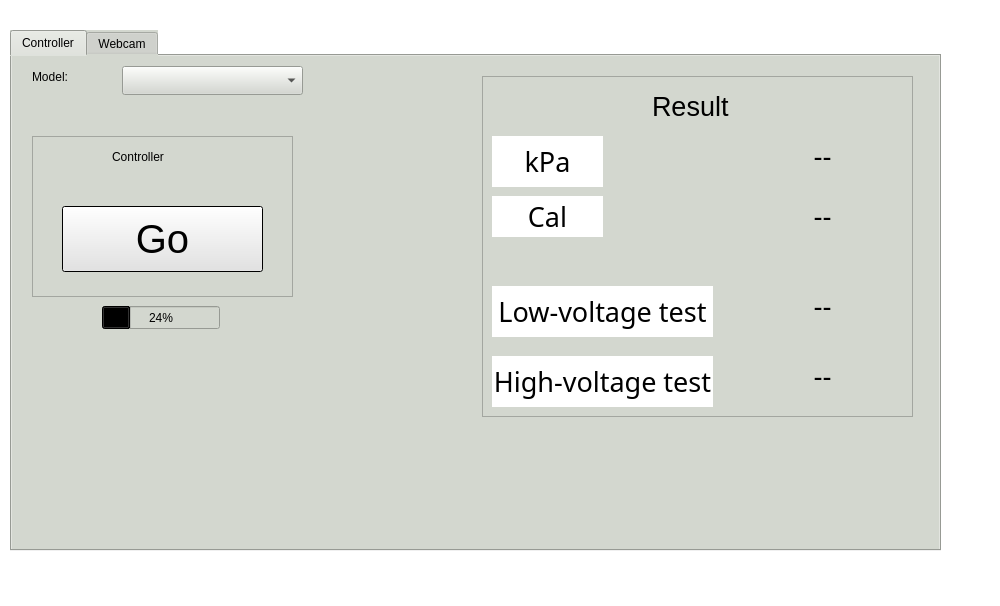
<?xml version="1.0" encoding="UTF-8"?>
<ui version="4.0">
 <class>MainWindow</class>
 <widget class="QMainWindow" name="MainWindow">
  <property name="geometry">
   <rect>
    <x>0</x>
    <y>0</y>
    <width>1000</width>
    <height>606</height>
   </rect>
  </property>
  <property name="sizePolicy">
   <sizepolicy hsizetype="Fixed" vsizetype="Fixed">
    <horstretch>0</horstretch>
    <verstretch>0</verstretch>
   </sizepolicy>
  </property>
  <property name="cursor">
   <cursorShape>BlankCursor</cursorShape>
  </property>
  <property name="mouseTracking">
   <bool>false</bool>
  </property>
  <property name="windowTitle">
   <string>Automated Calibration System GUI</string>
  </property>
  <property name="windowIcon">
   <iconset>
    <normaloff>../../../../../../../Documents/PlatformIO/Projects/kelco_test_001/beta.jpg</normaloff>../../../../../../../Documents/PlatformIO/Projects/kelco_test_001/beta.jpg</iconset>
  </property>
  <property name="windowOpacity">
   <double>1.000000000000000</double>
  </property>
  <property name="autoFillBackground">
   <bool>false</bool>
  </property>
  <property name="styleSheet">
   <string notr="true">background-color: rgb(255, 255, 255);</string>
  </property>
  <property name="iconSize">
   <size>
    <width>40</width>
    <height>40</height>
   </size>
  </property>
  <property name="tabShape">
   <enum>QTabWidget::Rounded</enum>
  </property>
  <widget class="QWidget" name="centralwidget">
   <property name="cursor">
    <cursorShape>BlankCursor</cursorShape>
   </property>
   <property name="styleSheet">
    <string notr="true">selection-background-color: qlineargradient(spread:pad, x1:0, y1:0, x2:1, y2:0, stop:0 rgba(85, 87, 83, 255), stop:1 rgba(255, 255, 255, 255));</string>
   </property>
   <widget class="QTabWidget" name="tabWidget">
    <property name="enabled">
     <bool>true</bool>
    </property>
    <property name="geometry">
     <rect>
      <x>10</x>
      <y>30</y>
      <width>931</width>
      <height>521</height>
     </rect>
    </property>
    <property name="sizePolicy">
     <sizepolicy hsizetype="Expanding" vsizetype="Expanding">
      <horstretch>0</horstretch>
      <verstretch>0</verstretch>
     </sizepolicy>
    </property>
    <property name="font">
     <font>
      <family>Ubuntu</family>
      <italic>false</italic>
     </font>
    </property>
    <property name="cursor">
     <cursorShape>PointingHandCursor</cursorShape>
    </property>
    <property name="autoFillBackground">
     <bool>false</bool>
    </property>
    <property name="styleSheet">
     <string notr="true">background-color: rgb(211, 215, 207);</string>
    </property>
    <property name="currentIndex">
     <number>0</number>
    </property>
    <widget class="QWidget" name="tab_3">
     <attribute name="title">
      <string>Controller</string>
     </attribute>
     <widget class="QLabel" name="Model">
      <property name="geometry">
       <rect>
        <x>20</x>
        <y>10</y>
        <width>81</width>
        <height>21</height>
       </rect>
      </property>
      <property name="text">
       <string>Model:</string>
      </property>
     </widget>
     <widget class="QComboBox" name="modelList">
      <property name="geometry">
       <rect>
        <x>110</x>
        <y>10</y>
        <width>181</width>
        <height>29</height>
       </rect>
      </property>
      <property name="currentText">
       <string/>
      </property>
      <property name="currentIndex">
       <number>-1</number>
      </property>
     </widget>
     <widget class="QLabel" name="calLabel">
      <property name="geometry">
       <rect>
        <x>480</x>
        <y>140</y>
        <width>111</width>
        <height>41</height>
       </rect>
      </property>
      <property name="font">
       <font>
        <family>Ubuntu Condensed</family>
        <pointsize>20</pointsize>
        <weight>50</weight>
        <bold>false</bold>
       </font>
      </property>
      <property name="styleSheet">
       <string notr="true">background-color: rgb(255, 255, 255);</string>
      </property>
      <property name="frameShape">
       <enum>QFrame::NoFrame</enum>
      </property>
      <property name="frameShadow">
       <enum>QFrame::Plain</enum>
      </property>
      <property name="lineWidth">
       <number>2</number>
      </property>
      <property name="text">
       <string>Cal</string>
      </property>
      <property name="alignment">
       <set>Qt::AlignCenter</set>
      </property>
     </widget>
     <widget class="QLabel" name="kpaLabel">
      <property name="geometry">
       <rect>
        <x>480</x>
        <y>80</y>
        <width>111</width>
        <height>51</height>
       </rect>
      </property>
      <property name="font">
       <font>
        <family>Ubuntu Condensed</family>
        <pointsize>20</pointsize>
        <weight>50</weight>
        <bold>false</bold>
       </font>
      </property>
      <property name="styleSheet">
       <string notr="true">background-color: rgb(255, 255, 255);</string>
      </property>
      <property name="frameShape">
       <enum>QFrame::NoFrame</enum>
      </property>
      <property name="frameShadow">
       <enum>QFrame::Plain</enum>
      </property>
      <property name="lineWidth">
       <number>2</number>
      </property>
      <property name="text">
       <string>kPa</string>
      </property>
      <property name="scaledContents">
       <bool>false</bool>
      </property>
      <property name="alignment">
       <set>Qt::AlignCenter</set>
      </property>
     </widget>
     <widget class="QPushButton" name="startButton">
      <property name="geometry">
       <rect>
        <x>50</x>
        <y>150</y>
        <width>201</width>
        <height>66</height>
       </rect>
      </property>
      <property name="font">
       <font>
        <pointsize>30</pointsize>
       </font>
      </property>
      <property name="cursor">
       <cursorShape>PointingHandCursor</cursorShape>
      </property>
      <property name="layoutDirection">
       <enum>Qt::LeftToRight</enum>
      </property>
      <property name="autoFillBackground">
       <bool>false</bool>
      </property>
      <property name="styleSheet">
       <string notr="true">background-color: rgb(255, 255, 255);</string>
      </property>
      <property name="text">
       <string>Go</string>
      </property>
      <property name="default">
       <bool>true</bool>
      </property>
      <property name="flat">
       <bool>false</bool>
      </property>
     </widget>
     <widget class="QTextBrowser" name="resultFrame">
      <property name="geometry">
       <rect>
        <x>470</x>
        <y>20</y>
        <width>431</width>
        <height>341</height>
       </rect>
      </property>
     </widget>
     <widget class="QLabel" name="Result">
      <property name="geometry">
       <rect>
        <x>640</x>
        <y>30</y>
        <width>101</width>
        <height>41</height>
       </rect>
      </property>
      <property name="font">
       <font>
        <pointsize>20</pointsize>
       </font>
      </property>
      <property name="text">
       <string>Result</string>
      </property>
     </widget>
     <widget class="QLabel" name="lowVoltageTestlabel">
      <property name="geometry">
       <rect>
        <x>480</x>
        <y>230</y>
        <width>221</width>
        <height>51</height>
       </rect>
      </property>
      <property name="font">
       <font>
        <family>Ubuntu Condensed</family>
        <pointsize>20</pointsize>
        <weight>50</weight>
        <bold>false</bold>
       </font>
      </property>
      <property name="styleSheet">
       <string notr="true">background-color: rgb(255, 255, 255);</string>
      </property>
      <property name="frameShape">
       <enum>QFrame::NoFrame</enum>
      </property>
      <property name="frameShadow">
       <enum>QFrame::Plain</enum>
      </property>
      <property name="lineWidth">
       <number>2</number>
      </property>
      <property name="text">
       <string>Low-voltage test</string>
      </property>
      <property name="scaledContents">
       <bool>false</bool>
      </property>
      <property name="alignment">
       <set>Qt::AlignCenter</set>
      </property>
     </widget>
     <widget class="QLabel" name="HighVoltageTestlabel">
      <property name="geometry">
       <rect>
        <x>480</x>
        <y>300</y>
        <width>221</width>
        <height>51</height>
       </rect>
      </property>
      <property name="font">
       <font>
        <family>Ubuntu Condensed</family>
        <pointsize>20</pointsize>
        <weight>50</weight>
        <bold>false</bold>
       </font>
      </property>
      <property name="styleSheet">
       <string notr="true">background-color: rgb(255, 255, 255);</string>
      </property>
      <property name="frameShape">
       <enum>QFrame::NoFrame</enum>
      </property>
      <property name="frameShadow">
       <enum>QFrame::Plain</enum>
      </property>
      <property name="lineWidth">
       <number>2</number>
      </property>
      <property name="text">
       <string>High-voltage test</string>
      </property>
      <property name="scaledContents">
       <bool>false</bool>
      </property>
      <property name="alignment">
       <set>Qt::AlignCenter</set>
      </property>
     </widget>
     <widget class="QTextBrowser" name="controllerFrame">
      <property name="geometry">
       <rect>
        <x>20</x>
        <y>80</y>
        <width>261</width>
        <height>161</height>
       </rect>
      </property>
     </widget>
     <widget class="QLabel" name="Controller">
      <property name="geometry">
       <rect>
        <x>100</x>
        <y>90</y>
        <width>101</width>
        <height>21</height>
       </rect>
      </property>
      <property name="text">
       <string>Controller</string>
      </property>
     </widget>
     <widget class="QLabel" name="kpaNumber">
      <property name="geometry">
       <rect>
        <x>740</x>
        <y>80</y>
        <width>141</width>
        <height>41</height>
       </rect>
      </property>
      <property name="font">
       <font>
        <pointsize>20</pointsize>
       </font>
      </property>
      <property name="text">
       <string>--</string>
      </property>
      <property name="alignment">
       <set>Qt::AlignCenter</set>
      </property>
     </widget>
     <widget class="QLabel" name="calNumber">
      <property name="geometry">
       <rect>
        <x>740</x>
        <y>140</y>
        <width>141</width>
        <height>41</height>
       </rect>
      </property>
      <property name="font">
       <font>
        <pointsize>20</pointsize>
       </font>
      </property>
      <property name="text">
       <string>--</string>
      </property>
      <property name="alignment">
       <set>Qt::AlignCenter</set>
      </property>
     </widget>
     <widget class="QLabel" name="lowVoltageTestResult">
      <property name="geometry">
       <rect>
        <x>740</x>
        <y>230</y>
        <width>141</width>
        <height>41</height>
       </rect>
      </property>
      <property name="font">
       <font>
        <pointsize>20</pointsize>
       </font>
      </property>
      <property name="text">
       <string>--</string>
      </property>
      <property name="alignment">
       <set>Qt::AlignCenter</set>
      </property>
     </widget>
     <widget class="QLabel" name="highVoltageTestResult">
      <property name="geometry">
       <rect>
        <x>740</x>
        <y>300</y>
        <width>141</width>
        <height>41</height>
       </rect>
      </property>
      <property name="font">
       <font>
        <pointsize>20</pointsize>
       </font>
      </property>
      <property name="text">
       <string>--</string>
      </property>
      <property name="alignment">
       <set>Qt::AlignCenter</set>
      </property>
     </widget>
     <widget class="QProgressBar" name="progressBar">
      <property name="geometry">
       <rect>
        <x>90</x>
        <y>250</y>
        <width>118</width>
        <height>23</height>
       </rect>
      </property>
      <property name="value">
       <number>24</number>
      </property>
     </widget>
     <zorder>controllerFrame</zorder>
     <zorder>resultFrame</zorder>
     <zorder>Model</zorder>
     <zorder>modelList</zorder>
     <zorder>calLabel</zorder>
     <zorder>kpaLabel</zorder>
     <zorder>startButton</zorder>
     <zorder>Result</zorder>
     <zorder>lowVoltageTestlabel</zorder>
     <zorder>HighVoltageTestlabel</zorder>
     <zorder>Controller</zorder>
     <zorder>kpaNumber</zorder>
     <zorder>calNumber</zorder>
     <zorder>lowVoltageTestResult</zorder>
     <zorder>highVoltageTestResult</zorder>
     <zorder>progressBar</zorder>
    </widget>
    <widget class="QWidget" name="tab_4">
     <attribute name="title">
      <string>Webcam</string>
     </attribute>
     <layout class="QGridLayout" name="gridLayout_4">
      <item row="0" column="0">
       <widget class="QScrollArea" name="scrollArea_2">
        <property name="widgetResizable">
         <bool>true</bool>
        </property>
        <widget class="QWidget" name="scrollAreaWidgetContents_2">
         <property name="geometry">
          <rect>
           <x>0</x>
           <y>0</y>
           <width>903</width>
           <height>459</height>
          </rect>
         </property>
         <layout class="QGridLayout" name="gridLayout_5">
          <item row="0" column="0" colspan="2">
           <widget class="QLabel" name="webcamFrame">
            <property name="text">
             <string/>
            </property>
           </widget>
          </item>
          <item row="3" column="1">
           <widget class="QPushButton" name="closeButton">
            <property name="styleSheet">
             <string notr="true">background-color: rgb(239, 41, 41);</string>
            </property>
            <property name="text">
             <string>Close</string>
            </property>
            <property name="default">
             <bool>true</bool>
            </property>
           </widget>
          </item>
          <item row="3" column="0">
           <widget class="QPushButton" name="viewButton">
            <property name="styleSheet">
             <string notr="true">background-color: rgb(173, 127, 168);</string>
            </property>
            <property name="text">
             <string>View</string>
            </property>
            <property name="default">
             <bool>true</bool>
            </property>
           </widget>
          </item>
          <item row="3" column="2">
           <widget class="QPushButton" name="Snap">
            <property name="text">
             <string>Snap</string>
            </property>
           </widget>
          </item>
         </layout>
        </widget>
       </widget>
      </item>
     </layout>
    </widget>
   </widget>
  </widget>
  <widget class="QMenuBar" name="menubar">
   <property name="geometry">
    <rect>
     <x>0</x>
     <y>0</y>
     <width>1000</width>
     <height>26</height>
    </rect>
   </property>
   <property name="styleSheet">
    <string notr="true"/>
   </property>
  </widget>
  <widget class="QStatusBar" name="statusbar"/>
 </widget>
 <resources/>
 <connections/>
</ui>
